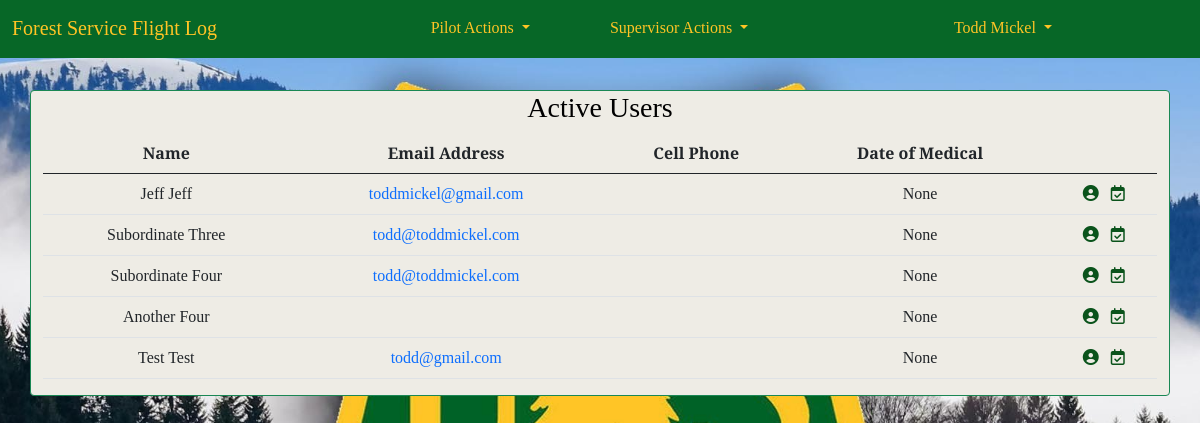
Page /pilot_currency/board/ (signed in) on the committed database.
### accounts/models.py (models this page shows, shortened)
class CustomUser(AbstractUser):
    REGION_CHOICES = [
        ('1', '1 - Northern'),
        ('2', '2 - Rocky Mountain'),
        ('3', '3 - Southwestern'),
        ('4', '4 - Intermountain'),
        ('5', '5 - Pacific Southwest'),
        ('6', '6 - Pacific Northwest'),
        ('8', '8 - Southern'),
        ('9', '9 - Eastern'),
        ('10', '10 - Alaska'),
        ('WO', 'Washington Office'),
    ]
    region = models.CharField(
        max_length=4,
        choices=REGION_CHOICES,
        default='WO',
        null=False,
        blank=False
        )
    base = models.CharField(max_length=20, blank=True)
    office_phone = models.CharField(max_length=12, blank=True)
    cell_phone = models.CharField(max_length=12, blank=True)
    date_of_hire = models.DateField(null=True, blank=True)
    pilot_cert_number = models.CharField(max_length=20, blank=True)
    atp = models.BooleanField(default=False)
    cfi = models.BooleanField(default=False)
    cfii = models.BooleanField(default=False)
    mei = models.BooleanField(default=False)
    commercial_rating = models.BooleanField(default=False)
    medical_class = models.IntegerField(null=True, blank=True)
    date_of_medical = models.DateField(null=True, blank=True)
    user_supervisor = models.ForeignKey(
        'self',
        on_delete=models.PROTECT,
        limit_choices_to={'is_supervisor': True},
        blank=False,
        null=True,
        default=5
        )
    is_supervisor = models.BooleanField(default=False)
    is_captain = models.BooleanField(default=False)
    smokejumper_msn_eval_date = models.DateField(null=True, blank=True)
    equipment_eval_date = models.DateField(null=True, blank=True)
    order = ('username',)
    USERNAME_FIELD = 'username'
    REQUIRED_FIELDS = []

### pilot_currency/views.py (the view)
# urls.py: path('board/', CurrencyBoardView.as_view(), name='currency_board'),
class CurrencyBoardView(LoginRequiredMixin, ListView):
    template_name = 'currency_board.html'
    model = CustomUser
    def get_queryset(self):
        qs = super().get_queryset()
        return qs.filter(user_supervisor=self.request.user.id)
    def get_context_data(self, **kwargs):
        context = super().get_context_data(**kwargs)
        try:
            context['active_users'] = self.object_list.filter(is_active=True)
        except:
            context['active_users'] = None
        try:
            context['inactive_users'] = self.object_list.filter(is_active=False)
        except:
            context['inactive_users'] = None
        return context

### templates/currency_board.html (shortened to what this page needs)
{% extends 'base.html' %}
{% load crispy_forms_tags %}
{% block content %}
<div class="container border border-success rounded">
    {% if active_users %}
    <h3>Active Users</h3>
    <table class="table table-hover">
        <thead>
            <tr>
                <th scope="col">Name</th>
                <th scope="col">Email Address</th>
                <th scope="col">Cell Phone</th>
                <th scope="col">Date of Medical</th>
                <th scope="col"></th>
            </tr>
        </thead>
        <tbody>
            {% for pilot in active_users %}
                <tr>
                    <td>{{ pilot.first_name }} {{pilot.last_name }}</td>
                    <td><a href="mailto:{{ pilot.email }}">{{ pilot.email }}</a></td>
                    <td>{{ pilot.cell_phone }}</td>
                    <td>{{ pilot.date_of_medical }}</td>
                    <td>
                        <a href="{% url 'profile' pilot.id %}" title="Edit profile">
                            <i class="fas fa-user-circle"></i>
                        </a>
                        <a href="{% url 'currency_detail' pilot.id %}" title="View Currency">
                            <i class="far fa-calendar-check"></i>
                        </a>
                    </td>
                </tr>
            {% endfor %}
        </tbody>
    </table>
    {% endif %}
</div>
{% endblock content %}

### templates/base.html (shortened to what this page needs)
{% load static %}
{% load crispy_forms_tags %}
<!DOCTYPE html>
<html>
    <head>
        <link href="https://cdn.jsdelivr.net/npm/bootstrap@5.1.0/dist/css/bootstrap.min.css" rel="stylesheet"
>
        <link rel="stylesheet" type="text/css"
        href="https://stackpath.bootstrapcdn.com/font-awesome/4.7.0/css/font-awesome.min.css"/>
        <link
            href="{% static 'css/base.css' %}"
            rel="stylesheet">
    </head>
    <body>
        <nav class="navbar navbar-expand-lg navbar-nb2">
            <div class="container-fluid">
                <a class="navbar-brand" href="{% url 'home' %}">Forest Service Flight Log</a>
                <div class="collapse navbar-collapse" id="navbarSupportedContent">
                {% if user.is_authenticated %}
                    <ul class="navbar-nav mx-auto mb-2 mb-lg-0">
                        <li class="nav-item dropdown">
                            <a class="nav-link active dropdown-toggle pa_1" href="#" id="navbarDropdown" role="button" data-bs-toggle="dropdown">
                                Pilot Actions
                            </a>
                        </li>
                        {% if user.is_supervisor %}
                        <li class="nav-item dropdown">
                            <a class="nav-link active dropdown-toggle pa_1" href="#" id="SupDropdown" role="button" data-bs-toggle="dropdown">
                                Supervisor Actions
                            </a>
                        </li>
                        {% endif %}
                    </ul>
                    <ul class="navbar-nav flex-row-reverse">
                        <li class="nav-item dropdown">
                            <a class="nav-link active dropdown-toggle pw_1" href="#" id="profileDropdown" role="button" data-bs-toggle="dropdown">
                                {{ user.get_full_name }}
                            </a>
                        </li>
                    </ul>
                    {% endif %}
                </div>
            </div>
        </nav>
        {% block content %}
        {% endblock content %}
    </body>
</html>

### static/css/base.css (style rules this page uses)
:root { --background: #eeece5; --brown_primary: #2e1e12; --brown_darker: #261f1b; --brown_darkest: #212121; --green_primary: #076727; --green_darkest: #073d11; --green_dark: #0a531b; --blue: #9bdaf1; --light_blue: #e1f3f8; --red_secondary: #e31c3d; --red_darkest: #981b1e; --red_dark: #cd2026; --red_light: #e59393; --red_lightest: #f9dede; --fs_gold: #ffc425; }
body { font-family: 'Playfair Display', serif; background: var(--background) url("/static/img/sf_logo4.jpg") no-repeat; background-size: cover; background-position: center center; background-repeat: no-repeat; background-attachment: fixed; background-size: cover; color: black; }
a { text-decoration: none; }
.fas, .far { color: var(--green_dark); text-decoration: none }
.navbar { background-color: var(--green_primary); border-bottom: 2px solid var(--green_primary); margin-bottom: 2rem; display: flex; }
.navbar-brand { color:var(--fs_gold); }
.pa_1 { color:var(--fs_gold); }
.pw_1 { color: var(--fs_gold); margin-right: 8rem; }
.container { text-align: center; background-color: var(--background); }
@media only screen and (min-width: 768px) { body { width:auto; margin-left:auto; margin-right:auto; } }
@media only screen and (min-width: 600px) { body { display: 50%; } }

### rows in the picture
CustomUser: get_full_name "Todd Mickel"
CustomUser: first_name "Jeff", last_name "Jeff", email "toddmickel@gmail.com", date_of_medical "None"
CustomUser: first_name "Subordinate", last_name "Three", email "todd@toddmickel.com", date_of_medical "None"
CustomUser: first_name "Subordinate", last_name "Four", email "todd@toddmickel.com", date_of_medical "None"
CustomUser: first_name "Another", last_name "Four", date_of_medical "None"
CustomUser: first_name "Test", last_name "Test", email "todd@gmail.com", date_of_medical "None"
